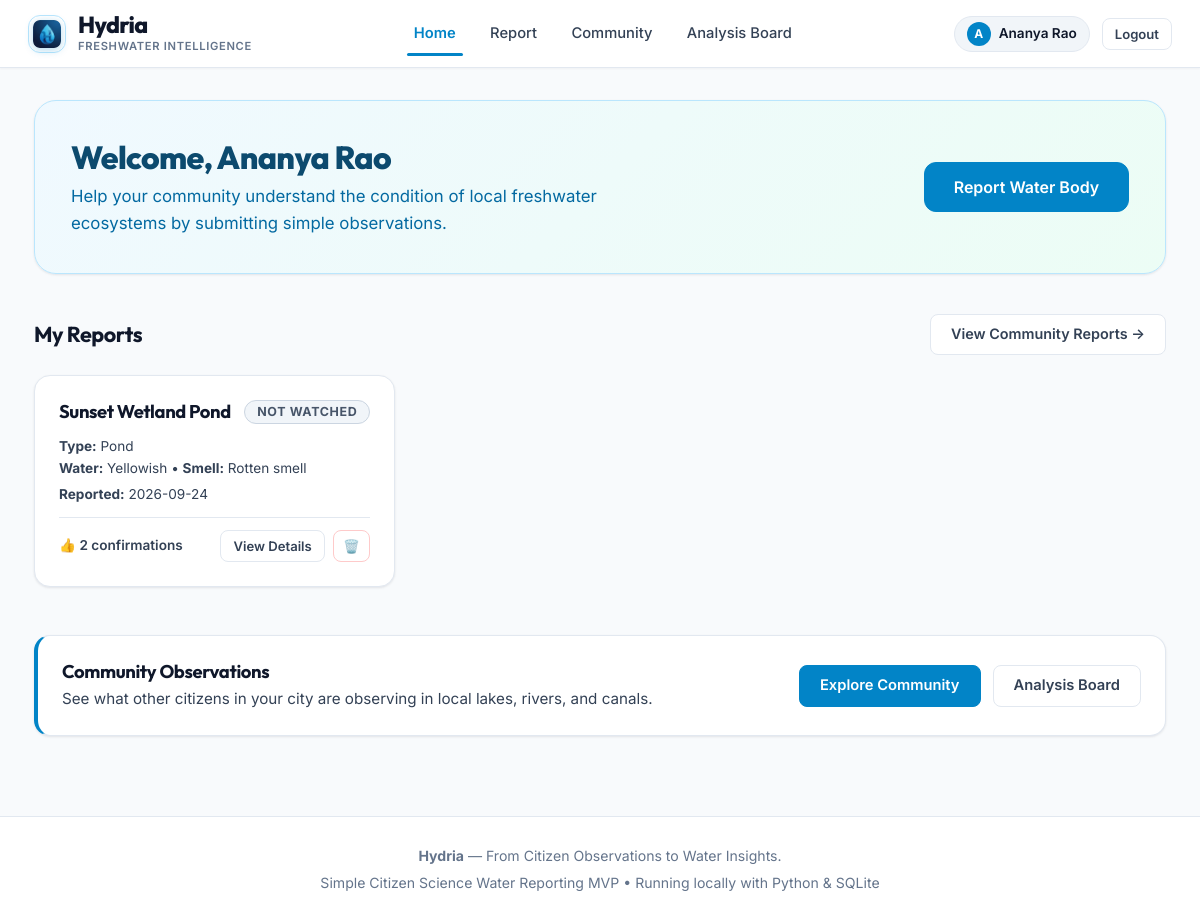
/dashboard (signed in), run on an earlier commit of the app's database.
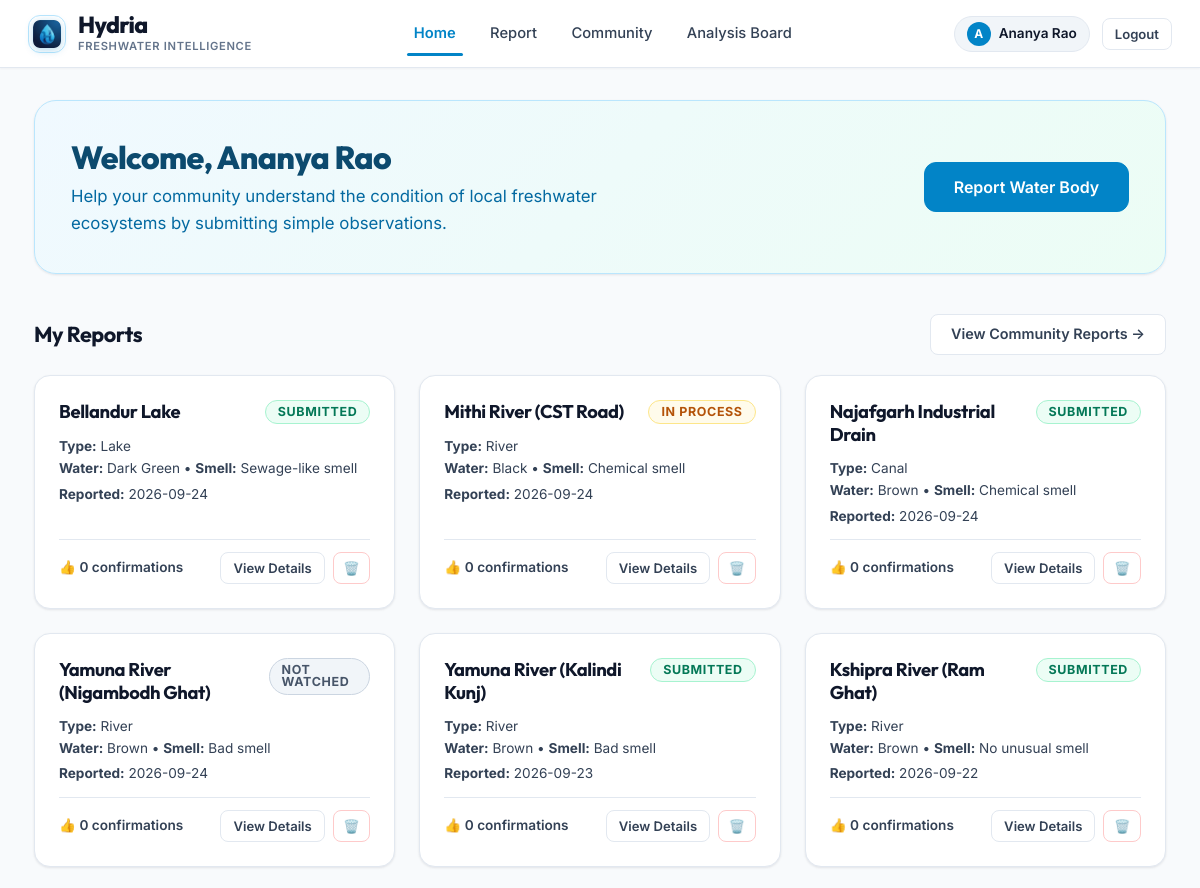
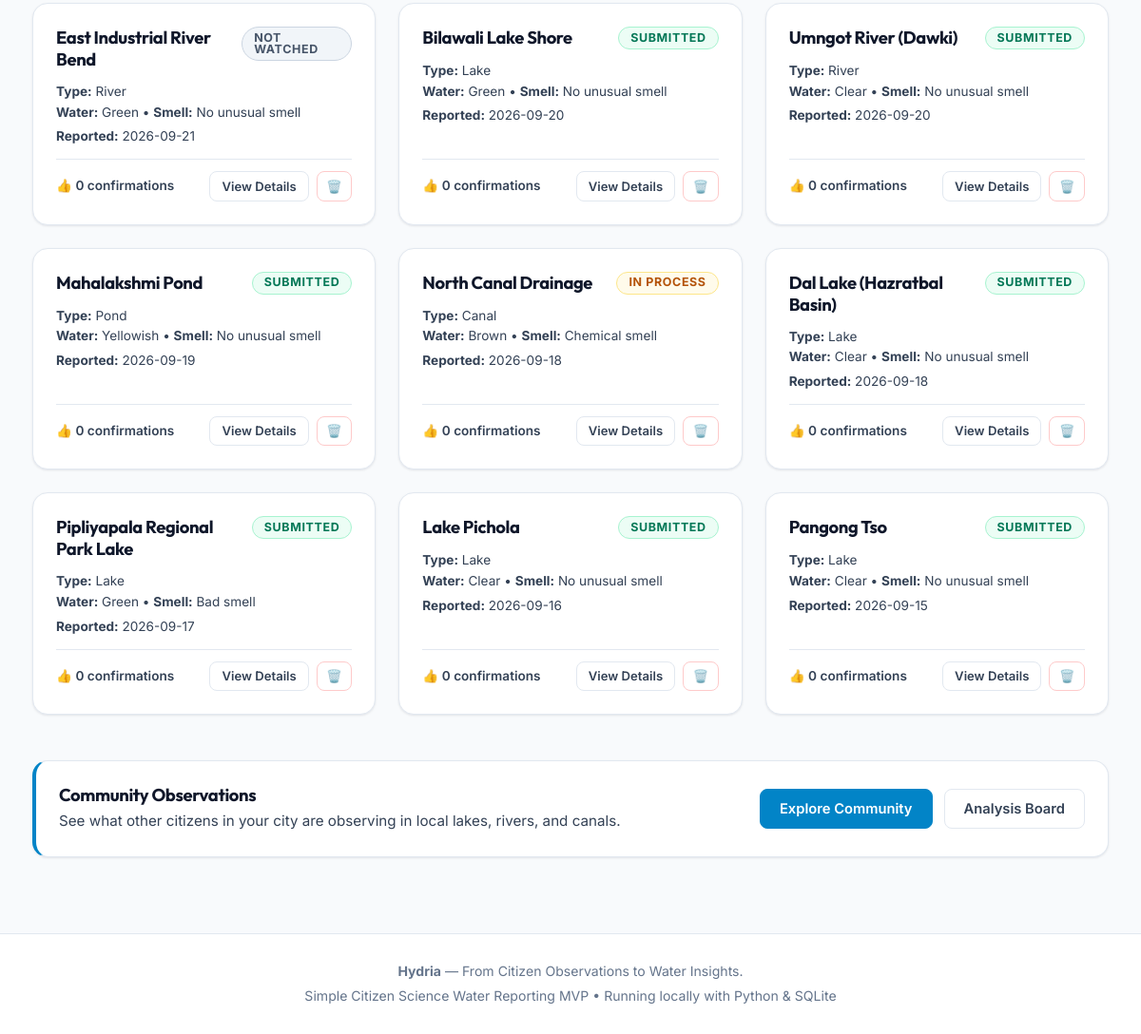
And on a later commit of the database (2 pictures, top to bottom).
### tables this page shows
CREATE TABLE reports (
        id INTEGER PRIMARY KEY AUTOINCREMENT,
        user_id INTEGER NOT NULL,
        water_body_name TEXT,
        water_body_type TEXT NOT NULL,
        latitude REAL NOT NULL,
        longitude REAL NOT NULL,
        water_colour TEXT NOT NULL,
        smell TEXT NOT NULL,
        algae TEXT NOT NULL,
        visible_waste TEXT NOT NULL,
        water_appearance TEXT NOT NULL,
        dead_fish TEXT DEFAULT 'No',
        additional_observation TEXT,
        image_path TEXT NOT NULL,
        image_hash TEXT NOT NULL,
        status TEXT NOT NULL CHECK(status IN ('Not Watched', 'In Process', 'Submitted')),
        is_demo INTEGER DEFAULT 0,
        created_at TIMESTAMP DEFAULT CURRENT_TIMESTAMP,
        updated_at TIMESTAMP DEFAULT CURRENT_TIMESTAMP,
        FOREIGN KEY (user_id) REFERENCES users(id) ON DELETE CASCADE
    );

### app.py (the view)
@app.route('/dashboard')
@login_required
def dashboard():
    user_id = session['user_id']
    my_reports = database.get_reports_by_user(user_id)
    return render_template('dashboard.html', reports=my_reports)

### app.py (called while the page is built)
def login_required(f):
    @wraps(f)
    def decorated_function(*args, **kwargs):
        if 'user_id' not in session:
            flash("Please log in to continue.", "info")
            return redirect(url_for('login', next=request.path))
        return f(*args, **kwargs)
    return decorated_function

@app.context_processor
def inject_user():
    user = None
    if 'user_id' in session:
        user = {
            'id': session['user_id'],
            'name': session.get('user_name', 'Citizen Monitor'),
            'email': session.get('user_email', '')
        }
    return dict(current_user=user)

### database.py (called while the page is built)
def get_db_connection():
    conn = sqlite3.connect(DATABASE_PATH)
    conn.row_factory = sqlite3.Row
    conn.execute("PRAGMA foreign_keys = ON")
    return conn

def get_reports_by_user(user_id):
    conn = get_db_connection()
    query = """
        SELECT r.*,
               (SELECT COUNT(*) FROM votes v WHERE v.report_id = r.id) AS vote_count
        FROM reports r
        WHERE r.user_id = ?
        ORDER BY r.created_at DESC
    """
    reports = conn.execute(query, (user_id,)).fetchall()
    conn.close()
    return reports

### templates/dashboard.html (shortened to what the changed rows need)
{% extends "base.html" %}
{% block content %}
<section class="dashboard-hero">
    <div class="dashboard-hero-text">
        <h1>Welcome, {{ current_user.name }}</h1>
    </div>
</section>
<section style="margin-bottom: 3rem;">
    <div class="section-title-bar">
        <h2 class="section-title">My Reports</h2>
    </div>
    {% if reports %}
        <div class="reports-grid">
            {% for r in reports %}
                <div class="card" style="display: flex; flex-direction: column; justify-content: space-between;">
                    <div>
                        <div style="display: flex; align-items: flex-start; justify-content: space-between; gap: 0.5rem; margin-bottom: 0.75rem;">
                            <h3 style="font-size: 1.15rem; font-weight: 700; color: var(--text-primary);">
                                {{ r.water_body_name or "Unnamed " ~ r.water_body_type }}
                            </h3>
                            {% if r.status == 'Submitted' %}
                                <span class="badge badge-submitted">{{ r.status }}</span>
                            {% elif r.status == 'In Process' %}
                                <span class="badge badge-in-process">{{ r.status }}</span>
                            {% else %}
                                <span class="badge badge-not-watched">{{ r.status }}</span>
                            {% endif %}
                        </div>
                        <div style="font-size: 0.85rem; color: var(--text-secondary); margin-bottom: 0.75rem;">
                            <div><strong>Type:</strong> {{ r.water_body_type }}</div>
                            <div><strong>Water:</strong> {{ r.water_colour }} &bull; <strong>Smell:</strong> {{ r.smell }}</div>
                            <div style="margin-top: 0.25rem;"><strong>Reported:</strong> {{ r.created_at[:10] }}</div>
                        </div>
                    </div>
                    <div style="display: flex; align-items: center; justify-content: space-between; padding-top: 0.75rem; border-top: 1px solid var(--border-color); font-size: 0.85rem;">
                        <span style="color: var(--text-secondary); font-weight: 600;">
                            👍 {{ r.vote_count }} confirmations
                        </span>
                        <div style="display: flex; align-items: center; gap: 0.5rem;">
                            <a href="{{ url_for('report_detail', report_id=r.id) }}" class="btn btn-secondary btn-sm">
                                View Details
                            </a>
                            <form action="{{ url_for('delete_report_route', report_id=r.id) }}" method="POST"
                                  onsubmit="return confirm('Are you sure you want to delete this report for {{ r.water_body_name or r.water_body_type }}?');" style="margin: 0;">
                                <button type="submit" class="btn btn-danger-outline btn-sm" title="Delete this report" style="padding: 0.35rem 0.6rem;">
                                    🗑️
                                </button>
                            </form>
                        </div>
                    </div>
                </div>
            {% endfor %}
        </div>
    {% endif %}
</section>
{% endblock %}

What changed in the data, as far as the page shows it:
removed reports: water_body_name "Sunset Wetland Pond", status "NOT WATCHED", water_body_type "Pond", water_colour "Yellowish", smell "Rotten smell", created_at "2026-09-24", vote_count "2"
added reports: water_body_name "Bellandur Lake", status "SUBMITTED", water_body_type "Lake", water_colour "Dark Green", smell "Sewage-like smell", created_at "2026-09-24", vote_count "0"
added reports: water_body_name "Mithi River (CST Road)", status "IN PROCESS", water_body_type "River", water_colour "Black", smell "Chemical smell", created_at "2026-09-24", vote_count "0"
added reports: water_body_name "Najafgarh Industrial Drain", status "SUBMITTED", water_body_type "Canal", water_colour "Brown", smell "Chemical smell", created_at "2026-09-24", vote_count "0"
added reports: water_body_name "Yamuna River (Nigambodh Ghat)", status "NOT WATCHED", water_body_type "River", water_colour "Brown", smell "Bad smell", created_at "2026-09-24", vote_count "0"
added reports: water_body_name "Yamuna River (Kalindi Kunj)", status "SUBMITTED", water_body_type "River", water_colour "Brown", smell "Bad smell", created_at "2026-09-23", vote_count "0"
added reports: water_body_name "Kshipra River (Ram Ghat)", status "SUBMITTED", water_body_type "River", water_colour "Brown", smell "No unusual smell", created_at "2026-09-22", vote_count "0"
added reports: water_body_name "East Industrial River Bend", status "NOT WATCHED", water_body_type "River", water_colour "Green", smell "No unusual smell", created_at "2026-09-21", vote_count "0"
added reports: water_body_name "Bilawali Lake Shore", status "SUBMITTED", water_body_type "Lake", water_colour "Green", smell "No unusual smell", created_at "2026-09-20", vote_count "0"
added reports: water_body_name "Umngot River (Dawki)", status "SUBMITTED", water_body_type "River", water_colour "Clear", smell "No unusual smell", created_at "2026-09-20", vote_count "0"
added reports: water_body_name "Mahalakshmi Pond", status "SUBMITTED", water_body_type "Pond", water_colour "Yellowish", smell "No unusual smell", created_at "2026-09-19", vote_count "0"
added reports: water_body_name "North Canal Drainage", status "IN PROCESS", water_body_type "Canal", water_colour "Brown", smell "Chemical smell", created_at "2026-09-18", vote_count "0"
added reports: water_body_name "Dal Lake (Hazratbal Basin)", status "SUBMITTED", water_body_type "Lake", water_colour "Clear", smell "No unusual smell", created_at "2026-09-18", vote_count "0"
added reports: water_body_name "Pipliyapala Regional Park Lake", status "SUBMITTED", water_body_type "Lake", water_colour "Green", smell "Bad smell", created_at "2026-09-17", vote_count "0"
added reports: water_body_name "Lake Pichola", status "SUBMITTED", water_body_type "Lake", water_colour "Clear", smell "No unusual smell", created_at "2026-09-16", vote_count "0"
added reports: water_body_name "Pangong Tso", status "SUBMITTED", water_body_type "Lake", water_colour "Clear", smell "No unusual smell", created_at "2026-09-15", vote_count "0"
